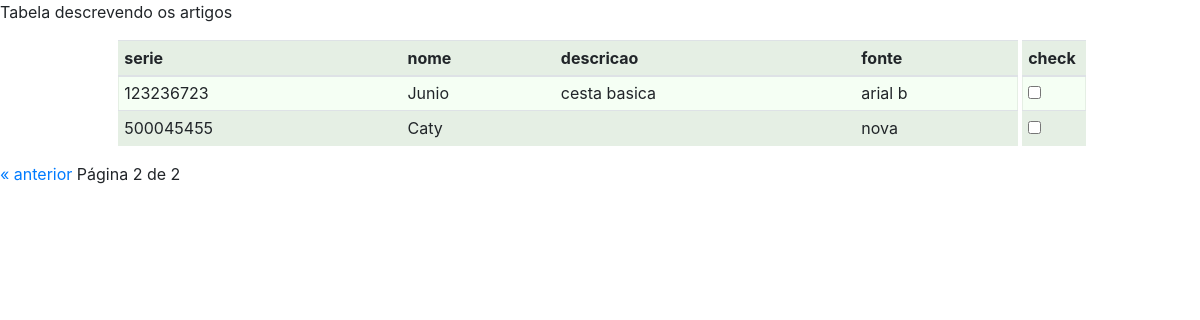
The app's page /tabela/?page=2 with its own data.
### tabela/models.py (models this page shows)
class Dataset (models.Model):
    serie = models.BigIntegerField(_("serie"))
    nome = models.CharField(_("nome"), max_length=150)
    descricao = models.CharField(_("descrição"), max_length=255)
    fonte = models.CharField(_("fonte"), max_length=255)
    def get_string_fields(self):
        field_names = [field.name for field in Dataset._meta.get_fields()]
        values = []
        for field_name in field_names[1:]:
            values.append('%s' % getattr(self, field_name))
        return values

### tabela/views.py (the view)
# urls.py: path('', views.index, name='index'),
def index(request):
    p = Paginator(Dataset.objects.all(), 8)
    page = request.GET.get('page')
    dataset = p.get_page(page)
    allFields = Dataset._meta.get_fields()
    return render(request, 'tabela/index.html', {'dataset': dataset, 'allFields': allFields[1:]})

### tabela/templates/tabela/index.html (shortened to what this page needs)
{% load static %}
<!DOCTYPE html>
<html lang="en">
<head>
    <link rel="stylesheet" href="{% static 'css/styles.css' %}">
    <link rel="stylesheet" href="{% static 'css/bootstrap.min.css' %}">
    <link rel="stylesheet" href="{% static 'fa/css/all.min.css' %}">
</head>
<body>
<p>Tabela descrevendo os artigos</p>
<div class="d-flex justify-content-center ">
    <div class="w-75">
        <div class="table-responsive-sm">
        <table class="table table-sm table-hover" width="100%">
        <thead style="background-color: #ffffff">
            {% for label in allFields %}
            <th>{{ label.name }}</th>
            {% endfor %}
        </thead>
        <tbody>
        {% for item in dataset %}
        <tr >
            {% for field in item.get_string_fields %}
            <td>{{ field }}</td>
            {% endfor %}
        </tr>
        {% endfor %}
        </tbody>
        </table>
    </div>
    </div>
    <div>
        <table class="table table-sm ml-1">
        <thead style="background-color: #ffffff">
            <th> check </th>
        </thead>
            <tbody>
            {% for item in dataset %}
            <tr>
               <td>
                    <div class="form-check form-switch">
                    <input class="form-check-input" type="checkbox" role="switch" id="flexSwitchCheckDefault" />
                    </div>
               </td>
            </tr>
            {% endfor %}
            </tbody>
        </table>
    </div>
</div>
<p> {% if dataset.has_previous %}
    <a href="?page={{ dataset.previous_page_number }}"> &laquo; anterior </a>
    {% endif %}
    Página {{ dataset.number }} de {{dataset.paginator.num_pages}}
</p>
</body>
</html>

### tabela/static/css/styles.css (style rules this page uses)
body { background-color: #fdfff9; }
table { border: 1px solid #e5efe4; overflow-x: scroll; }
th { background-color: #e5efe4; }
tr { background-color: #f5fff4; }
tr:nth-child(even) { background-color: #e5efe4; }
.d-flex { display: flex !important; }

### records on screen
Dataset: get_string_fields "123236723" "Junio" "cesta basica" "arial b"
Dataset: get_string_fields "500045455" "Caty" "nova"

### other values on screen
{{ label.name }} "serie" "nome" "descricao" "fonte"
{{ dataset.number }} "2"
{{ dataset.paginator.num_pages }} "2"
